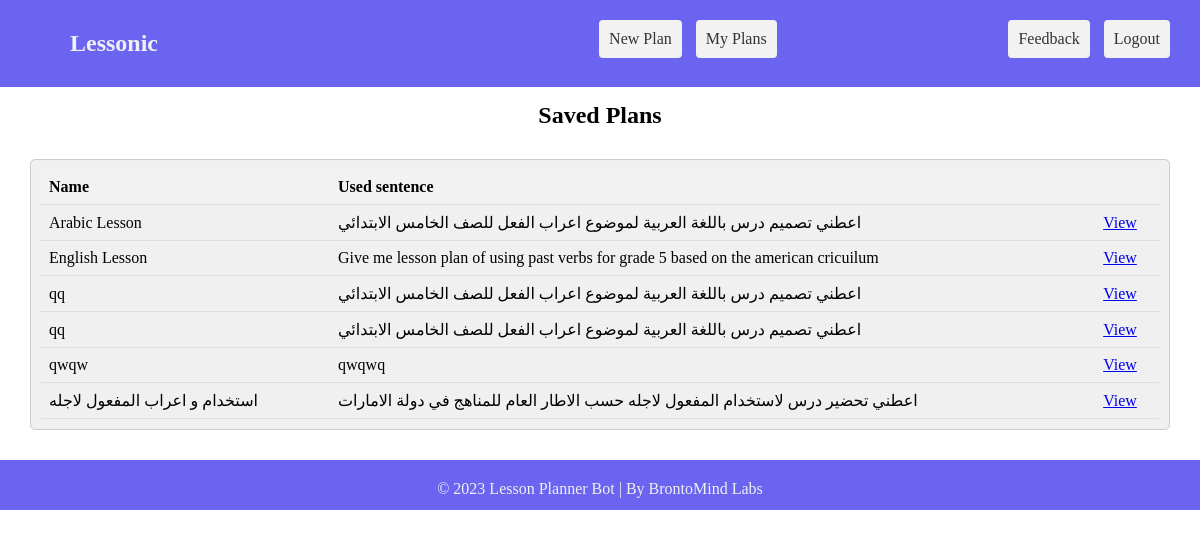
/lessons/myreports (signed in), run on the app's committed database.
### app/edu/database/models/ModelLessonDesign.py (models this page shows, shortened)
class ModelLessonDesign(db.Model):
    __tablename__ = 'lesson_design'
    id = Column(String, primary_key=True, unique=True)
    lesson_design_name = Column(String)
    desc = Column(String)
    user_id = Column(String)
    created_on = Column(String)
    updated_on = Column(String)

### app/modules/lessons/routes.py (the view)
@blueprint.route('/lessons/myreports', methods=['POST', 'GET'])
@login_required
def myreports():
    lessons_controller = LessonsController()
    return lessons_controller.get_all_reports()

### app/__init__.py (called while the page is built)
def configure_database(app):
    @app.before_first_request
    def initialize_database():
        db.create_all()
    @app.teardown_request
    def shutdown_session(exception=None):
        db.session.remove()

### app/base/models.py (called while the page is built)
@login_manager.user_loader
def user_loader(id):
    return User.query.filter_by(id=id).first()

### app/edu/controllers/LessonsController.py (called while the page is built)
    def get_all_reports(self):
        crudlessondesign = CRUDLessonDesign()
        lessondesigns = crudlessondesign.retrieve_all(session['logger'])
        if len(lessondesigns) > 0:
            return render_template("lessons/myplans.html", lesson_designs=lessondesigns, reports_excit = 'Yes')
        return render_template("lessons/myplans.html", reports_excit='No')

### app/edu/database/crud/CRUDLessonDesign.py (called while the page is built)
    def retrieve_all(self, user_id):
        modellessondesign = ModelLessonDesign.query.filter_by(user_id=user_id).order_by('lesson_design_name').all()
        return modellessondesign

### app/templates/lessons/myplans.html (shortened to what this page needs)
{% extends 'layouts/base_logged.html' %}
{% block content %}
    <section>
        {% if reports_excit == 'Yes' %}
            <div style="padding-top: 15px;">
                <h1 style="text-align: center">Saved Plans</h1>
            </div>
            <div class="paragraph-box">
                <table>
                    <tr>
                        <th>Name</th>
                        <th>Used sentence</th>
                        <th></th>
                    </tr>
                    {% for lesson_design in lesson_designs %}
                        <tr>
                            <td>{{ lesson_design['lesson_design_name']|safe }}</td>
                            <td>{{ lesson_design['desc']|safe }}</td>
                            <td><a href="/lessons/view?r={{ lesson_design['id'] }}">View</a></td>
                        </tr>
                    {% endfor %}
                </table>
            </div>
        {% else %}
            <div class="paragraph-box">
                <h4>You don't have any saved plans</h4>
            </div>
        {% endif %}
    </section>
{% endblock content %}

### app/static/css/main.css (style rules this page uses)
* { margin: 0; padding: 0; box-sizing: border-box; }
.paragraph-box { background-color: #f0f0f0; margin: 30px; padding: 10px; border: 1px solid #cccccc; border-radius: 5px; }
table { width: 100%; border-collapse: collapse; }
th, td { padding: 8px; text-align: left; border-bottom: 1px solid #ddd; }
th { background-color: #f2f2f2; font-weight: bold; }

### data on the page
ModelLessonDesign: lesson_design_name "Arabic Lesson", desc "اعطني تصميم درس باللغة العربية لموضوع اعراب الفعل للصف الخامس الابتدائي"
ModelLessonDesign: lesson_design_name "English Lesson", desc "Give me lesson plan of using past verbs for grade 5 based on the american cricuilum"
ModelLessonDesign: lesson_design_name "qq", desc "اعطني تصميم درس باللغة العربية لموضوع اعراب الفعل للصف الخامس الابتدائي"
ModelLessonDesign: lesson_design_name "qq", desc "اعطني تصميم درس باللغة العربية لموضوع اعراب الفعل للصف الخامس الابتدائي"
ModelLessonDesign: lesson_design_name "qwqw", desc "qwqwq"
ModelLessonDesign: lesson_design_name "استخدام و اعراب المفعول لاجله", desc "اعطني تحضير درس لاستخدام المفعول لاجله حسب الاطار العام للمناهج في دولة الامارات"
